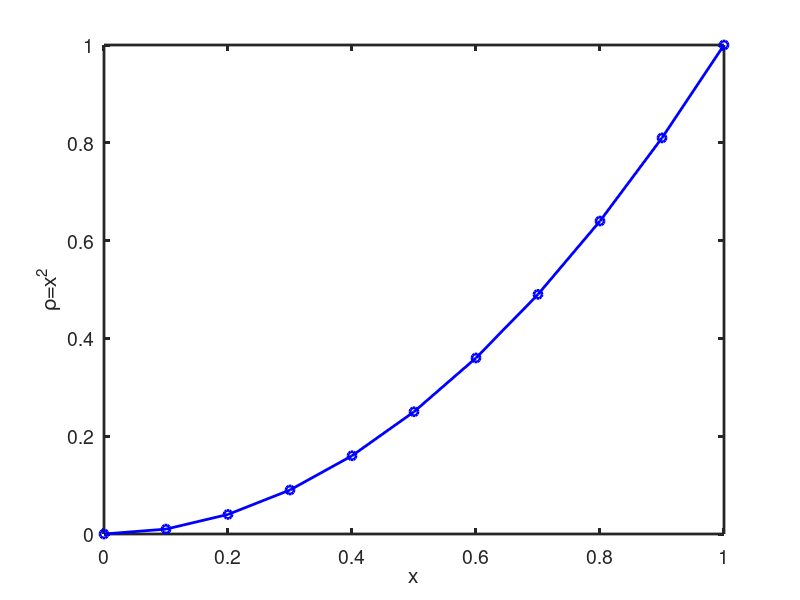
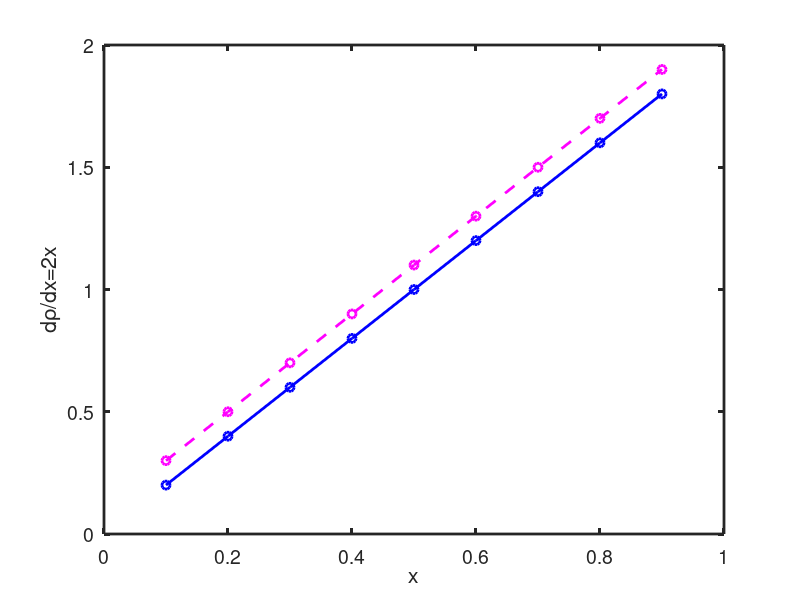

Source code (MATLAB) for these figures, in order:
%% Estimating numerical first order derivatives

clear all;
close all;

x = [0:0.1:1]';
y = x.^2;

n = length(x);

figure(1);
%plot(x, y, '-b', 'linewidth', 2);
plot(x, y, '-ob', 'linewidth', 2);
hold on;
xlabel('x');
ylabel('\rho=x^2');
set(gca, "linewidth", 2, "fontsize", 14)

% gradient
yp = 2*x; % Analytical expression

yp_n1 = zeros(size(y));

%yp_n1(1, 1) = (y(2, 1) - y(1, 1)) / (x(2, 1) - x(1, 1));
%yp_n1(n, 1) = (y(n, 1) - y(n-1, 1)) / (x(n, 1) - x(n-1, 1));

for i = 1 : length(y)-1
  yp_n1(i, 1) = (y(i+1, 1) - y(i, 1)) / (x(i+1, 1) - x(i, 1));
end

figure(2);
hold on;
plot(x(2:n-1), yp(2:n-1), '-ob', 'linewidth', 2);
plot(x(2:n-1), yp_n1(2:n-1), '--om', 'linewidth', 2);
hold on;
xlabel('x');
ylabel('d\rho/dx=2x');
box on;
set(gca, "linewidth", 2, "fontsize", 14)
hold off;
